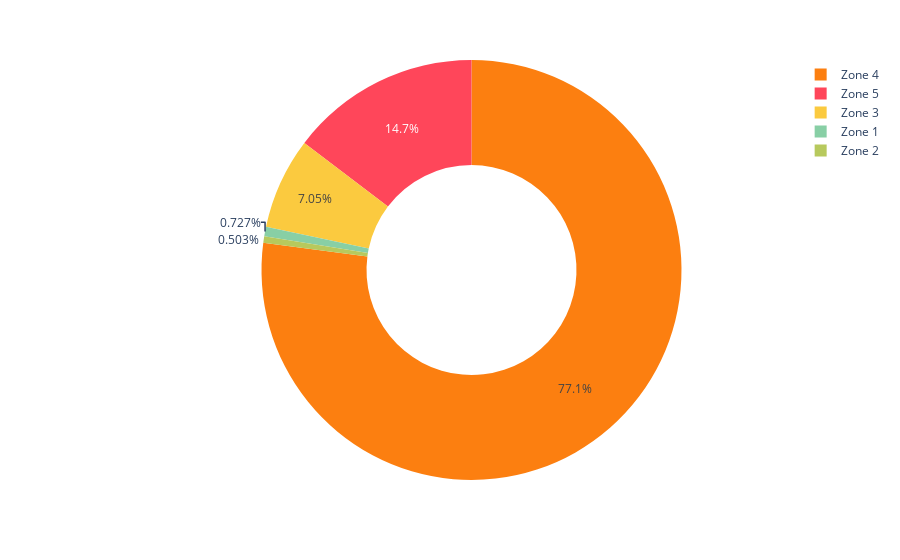

The notebook cell this image was saved under:
### Code cell
color_map={'Zone 1': '#88cfa5',
           'Zone 2': '#b7c95d',
           'Zone 3': '#fbca3f',
           'Zone 4': '#fc7f10',
           'Zone 5': '#ff465a'}
fig = px.pie(df, values='duration', names='display_name', hole=0.5, color='display_name', color_discrete_map=color_map)
fig.show()

### Figure 1 — Plotly figure (JSON) as saved in the notebook; plotly's stock layout.template omitted (floating-point values rounded to 4 significant figures)
{"data": [{"customdata": [["Zone 1"], ["Zone 2"], ["Zone 3"], ["Zone 4"], ["Zone 5"]], "domain": {"x": [0, 1], "y": [0, 1]}, "hole": 0.5, "hovertemplate": "display_name=%{customdata[0]}<br>duration=%{value}<extra></extra>", "labels": ["Zone 1", "Zone 2", "Zone 3", "Zone 4", "Zone 5"], "legendgroup": "", "marker": {"colors": ["#88cfa5", "#b7c95d", "#fbca3f", "#fc7f10", "#ff465a"]}, "name": "", "showlegend": true, "type": "pie", "values": [13, 9, 126, 1378, 262]}], "layout": {"legend": {"tracegroupgap": 0}, "margin": {"t": 60}}}
